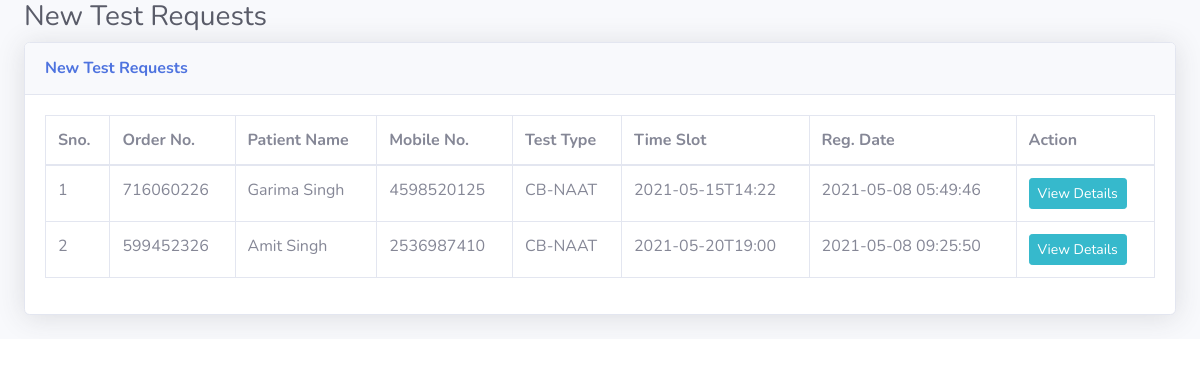
The page /new-test.php (signed in) on the database its author committed.
### tables this page shows
CREATE TABLE `tbltestrecord` (
  `id` int(11) NOT NULL,
  `OrderNumber` bigint(14) DEFAULT NULL,
  `PatientMobileNumber` bigint(14) DEFAULT NULL,
  `TestType` varchar(100) DEFAULT NULL,
  `TestTimeSlot` varchar(120) DEFAULT NULL,
  `ReportStatus` varchar(100) DEFAULT NULL,
  `FinalReport` varchar(150) DEFAULT NULL,
  `ReportUploadTime` varchar(200) DEFAULT NULL,
  `RegistrationDate` timestamp NULL DEFAULT current_timestamp(),
  `AssignedtoEmpId` varchar(150) DEFAULT NULL,
  `AssigntoName` varchar(180) DEFAULT NULL,
  `AssignedTime` varchar(100) DEFAULT NULL
);

CREATE TABLE `tblpatients` (
  `id` int(11) NOT NULL,
  `FullName` varchar(120) DEFAULT NULL,
  `MobileNumber` bigint(12) DEFAULT NULL,
  `DateOfBirth` date DEFAULT NULL,
  `GovtIssuedId` varchar(150) DEFAULT NULL,
  `GovtIssuedIdNo` varchar(150) DEFAULT NULL,
  `FullAddress` varchar(255) DEFAULT NULL,
  `State` varchar(200) DEFAULT NULL,
  `RegistrationDate` timestamp NOT NULL DEFAULT current_timestamp()
);

### new-test.php (the view, shortened to what this page needs)
<?php session_start();
if (strlen($_SESSION['aid']==0)) {
  header('location:logout.php');
  } else{
?>
<!DOCTYPE html>
<html lang="en">
<head>
    <link href="vendor/fontawesome-free/css/all.min.css" rel="stylesheet" type="text/css">
    <link href="css/sb-admin-2.min.css" rel="stylesheet">
    <link href="vendor/datatables/dataTables.bootstrap4.min.css" rel="stylesheet">
</head>
<body id="page-top">
    <div id="wrapper">
        <div id="content-wrapper" class="d-flex flex-column">
            <div id="content">
                <div class="container-fluid">
                    <h1 class="h3 mb-2 text-gray-800">New Test Requests</h1>
                    <div class="card shadow mb-4">
                        <div class="card-header py-3">
                            <h6 class="m-0 font-weight-bold text-primary">New Test Requests</h6>
                        </div>
                        <div class="card-body">
                            <div class="table-responsive">
                                <form name="assignto" method="post">
                    <table class="table table-bordered" id="dataTable" width="100%" cellspacing="0">
                                    <thead>
                                        <tr>
                                            <th>Sno.</th>
                                            <th>Order No.</th>
                                            <th>Patient Name</th>
                                            <th>Mobile No.</th>
                                            <th>Test Type</th>
                                            <th>Time Slot</th>
                                            <th>Reg. Date</th>
                                            <th>Action</th>
                                        </tr>
                                    </thead>
                                    <tbody>
<?php $query=mysqli_query($con,"select tbltestrecord.OrderNumber,tblpatients.FullName,tblpatients.MobileNumber,tbltestrecord.TestType,tbltestrecord.TestTimeSlot,tbltestrecord.RegistrationDate,tbltestrecord.id as testid from tbltestrecord
join tblpatients on tblpatients.MobileNumber=tbltestrecord.PatientMobileNumber
where ReportStatus is null
    ");
$cnt=1;
while($row=mysqli_fetch_array($query)){
?>
                                        <tr>
                                            <td><?php echo $cnt;?></td>
                                            <td><?php echo $row['OrderNumber'];?></td>
                                            <td><?php echo $row['FullName'];?></td>
                                            <td><?php echo $row['MobileNumber'];?></td>
                                            <td><?php echo $row['TestType'];?></td>
                                            <td><?php echo $row['TestTimeSlot'];?></td>
                                             <td><?php echo $row['RegistrationDate'];?></td>
                                            <td>
                                <a href="test-details.php?tid=<?php echo $row['testid'];?>&&oid=<?php echo $row['OrderNumber'];?>" class="btn btn-info btn-sm">View Details</a>
                            </td>
                                        </tr>
<?php $cnt++;} ?>
                                    </tbody>
                                </table>
                                     </form>
                            </div>
                        </div>
                    </div>
                </div>
            </div>
        </div>
    </div>
</body>
</html>
<?php } ?>

### rows shown on the page
tbltestrecord: OrderNumber "716060226", tblpatients.FullName "Garima Singh", tblpatients.MobileNumber "4598520125", TestType "CB-NAAT", TestTimeSlot "2021-05-15T14:22", RegistrationDate "2021-05-08 05:49:46"
tbltestrecord: OrderNumber "599452326", tblpatients.FullName "Amit Singh", tblpatients.MobileNumber "2536987410", TestType "CB-NAAT", TestTimeSlot "2021-05-20T19:00", RegistrationDate "2021-05-08 09:25:50"
